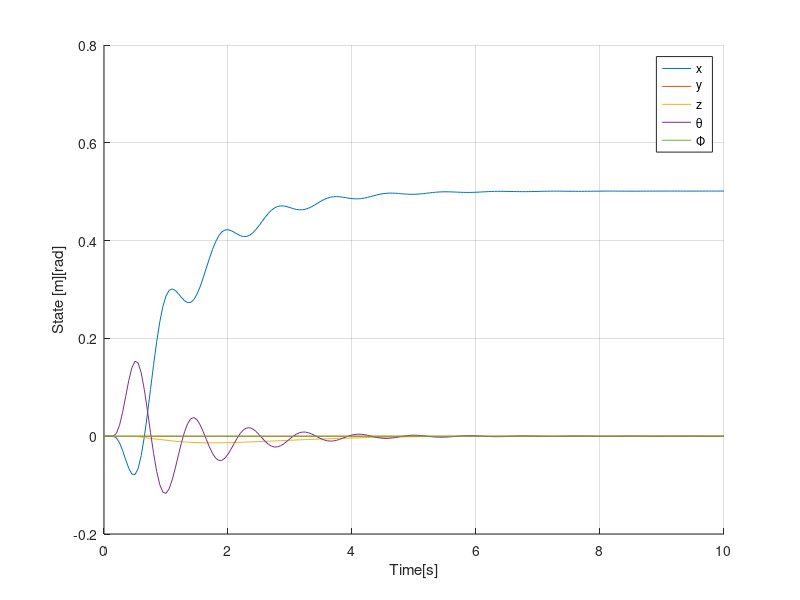

This figure's MATLAB source:
clear
format compact
close all

%q=[x,xd,θ,θd,β,y,yd,Φ,Φd,γ,z,zd]'
% パラメータ
r = 0.6; % =(2/3)(振子の長さ)
g = 9.81; % 重力加速度 [m/s^2]

A = [0 1 0 0 0 0 0 0 0 0 0 0;
    0 0 0 0 g 0 0 0 0 0 0 0;
    0 0 0 1 0 0 0 0 0 0 0 0;
    0 0 g/r 0 -g/r 0 0 0 0 0 0 0;
    0 0 0 0 0 0 0 0 0 0 0 0;
    0 0 0 0 0 0 1 0 0 0 0 0;
    0 0 0 0 0 0 0 0 0 -g 0 0;
    0 0 0 0 0 0 0 0 1 0 0 0;
    0 0 0 0 0 0 0 g/r 0 -g/r 0 0;
    0 0 0 0 0 0 0 0 0 0 0 0;
    0 0 0 0 0 0 0 0 0 0 0 1;
    0 0 0 0 0 0 0 0 0 0 0 0;];

B = [0 0 0;
    0 0 0;
    0 0 0;
    0 0 0;
    1 0 0;
    0 0 0;
    0 0 0;
    0 0 0;
    0 0 0;
    0 1 0;
    0 0 0;
    0 0 1;];

C = [1 0 0 0 0 0 0 0 0 0 0 0];

At = [A, zeros(12, 1);
      -C, 0];
Bt = [B; zeros(1, 3)];

%重みの決定
%        [1, 2, 3, 4, 5, 6, 7, 8, 9, 10, 11, 12, 13]
%        [x,xd, θ,θd, β, y,yd, Φ,Φd,  γ,  z, zd, w]
Q = diag([1, 1, 1000, 1, 1, 1, 1, 1000, 1, 1, 1, 1, 13500]); % 成功 T=10で収束
R=diag([1, 1, 1]);

%lqr法
Kt = lqr(At, Bt, Q, R);
K1 = Kt(:, 1:12);
K2 = Kt(:, 13);
% K3 = [10; 0; 0];

% シミュレーションの設定
Tf = 10;  % シミュレーション時間 [s]
Ts = 0.05; % サンプリング時間 [s]
T = 0:Ts:Tf;  % シミュレーションの時間軸
N = length(T);  % シミュレーションの時間ステップ数(=201)

% 目標値の定義
q_ref = zeros(13, N);

% 初期状態
q0 = [0; 0; 0;  0; 0; 0; 0; 0; 0; 0; 0; 0; 0];
% q0 = [0; 0; 0.1;  0; 0; 0; 0; -0.1; 0; 0; 0; 0; 0];
q = zeros(13, N);
dq = zeros(13, N);
q(:, 1) = q0;
u = zeros(3, N); % 制御入力の初期化

% 目標値 [m]
r0 = 0.5;


u1 = zeros(3,1);
u2 = zeros(3,1);

for k = 1:N-1

    % 状態フィードバックによる制御入力の計算
    u1(:,k) = -K1*(q(1:12, k) - q_ref(1:12, k));
    u2(:,k) = -K2*(q(13, k) - q_ref(13, k));

    u = u1 + u2;


    %状態方程式の計算 13状態
    dq(:,k) = [q(2,k);
        (g+0.5*g*(q(5,k)*q(5,k)+q(10,k)*q(10,k))+u(3,k))*sin(q(5,k));
        q(4,k);
        -q(9,k)*q(9,k)*sin(q(3,k))*cos(q(3,k))+(1/r)*(-((g+0.5*g*(q(5,k)*q(5,k)+q(10,k)*q(10,k))+u(3,k))*sin(q(5,k)))*cos(q(3,k))-(-(g+0.5*g*(q(5,k)*q(5,k)+q(10,k)*q(10,k))+u(3,k))*sin(q(10,k))*cos(q(5,k)))*sin(q(8,k))*sin(q(3,k))+(((g+0.5*g*(q(5,k)*q(5,k)+q(10,k)*q(10,k))+u(3,k))*cos(q(5,k))*cos(q(10,k)))-g+g)*cos(q(8,k))*sin(q(3,k)));
        u(1,k);
        q(7,k);
        -(g+0.5*g*(q(5,k)*q(5,k)+q(10,k)*q(10,k))+u(3,k))*sin(q(10,k))*cos(q(5,k));
        q(9,k);
        2*q(4,k)*q(9,k)*tan(q(3,k))+(1/r)*(1/cos(q(3,k)))*((-(g+0.5*g*(q(5,k)*q(5,k)+q(10,k)*q(10,k))+u(3,k))*sin(q(10,k))*cos(q(5,k)))*cos(q(8,k))+(((g+0.5*g*(q(5,k)*q(5,k)+q(10,k)*q(10,k))+u(3,k))*cos(q(5,k))*cos(q(10,k)))-g+g)*sin(q(8,k)));
        u(2,k)/cos(q(5,k));
        q(12,k);
        (g+0.5*g*(q(5,k)*q(5,k)+q(10,k)*q(10,k))+u(3,k))*cos(q(5,k))*cos(q(10,k))-g;
        r0 - q(13, k)]; % 追加した13行目


    % 1ステップ先の状態の更新
    q(:, k+1) = q(:,k) + dq(:,k)*Ts;
end

figure;
hold on;
plot(T,q(1,:),'DisplayName','x');
plot(T,q(6,:),'DisplayName','y');
plot(T,q(11,:),'DisplayName','z');
plot(T,q(3,:),'DisplayName','θ');
plot(T,q(8,:),'DisplayName','Φ');
legend('show');
xlabel('Time[s]');
ylabel('State [m][rad]');
grid on;

% 入力をグラフ化
% figure;
% T2 = T(1:end-1);
% hold on;
% plot(T2, u(1,:), 'DisplayName', 'u1');
% plot(T2, u(2,:), 'DisplayName', 'u2');
% plot(T2, u(3,:), 'DisplayName', 'u3');
% title('Control Inputs Over Time');
% xlabel('Time [s]');
% ylabel('Control Input Value');
% legend('show');
% grid on;